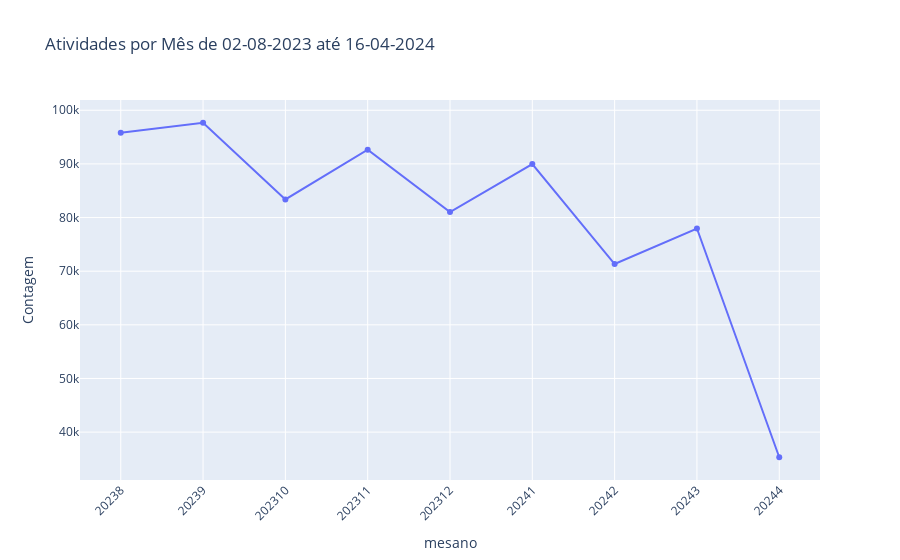

Notebook source saved alongside this figure:
### Code cell
fig = px.line(count_mes, x="mesano", y="Contagem", title='Atividades por Mês de ' + str(data_inicio_titulo) + ' até ' + str(data_fim_titulo), markers=True)
fig.update_layout(xaxis_tickangle=-45)
fig.write_html(r"C:\Users\rodli\OneDrive\Documentos\Mestrado\Arquivos\Graficos\Atividades_Mes" + str(data_inicio_titulo) + "_" + str(data_fim_titulo) + ".html")
fig.show()

### Figure 1 — Plotly figure (JSON) as saved in the notebook; plotly's stock layout.template omitted (floating-point values rounded to 4 significant figures)
{"data": [{"hovertemplate": "mesano=%{x}<br>Contagem=%{y}<extra></extra>", "legendgroup": "", "line": {"color": "#636efa", "dash": "solid"}, "marker": {"symbol": "circle"}, "mode": "lines+markers", "name": "", "orientation": "v", "showlegend": false, "type": "scatter", "x": ["20238", "20239", "202310", "202311", "202312", "20241", "20242", "20243", "20244"], "xaxis": "x", "y": [95798, 97672, 83382, 92649, 81027, 89965, 71335, 77961, 35314], "yaxis": "y"}], "layout": {"legend": {"tracegroupgap": 0}, "title": {"text": "Atividades por Mês de 02-08-2023 até 16-04-2024"}, "xaxis": {"anchor": "y", "domain": [0, 1], "tickangle": -45, "title": {"text": "mesano"}}, "yaxis": {"anchor": "x", "domain": [0, 1], "title": {"text": "Contagem"}}}}
